Frame 1 (no input): blank canvas, image omitted
Frame 60 (no input): blank canvas, image omitted
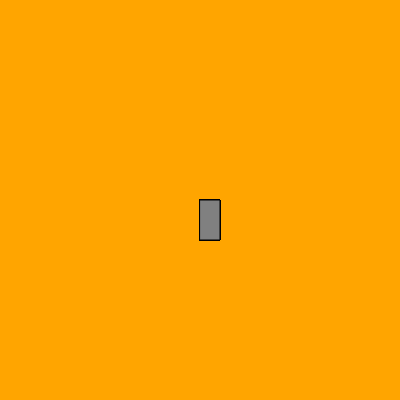
Frame 120 (the mouse pressed at the canvas centre since frame 60)

The p5.js sketch whose frames 1 and 60 were blank and that drew this single picture after the mouse press (run headless with seeded random() and noise() and a simulated clock; from frame 60 on, the mouse is pressed at the canvas centre):

// p5.js sketch
// ── sketch.js
function setup() {
  createCanvas(400, 400);
  background("orange");
  
}

function draw() {
  
  stroke("black")
  fill("gray")
  
  // console.log(mouseIsPressed);
  
  if(mouseIsPressed) {
  rect(mouseX,mouseY,20,40);
  }
 }
